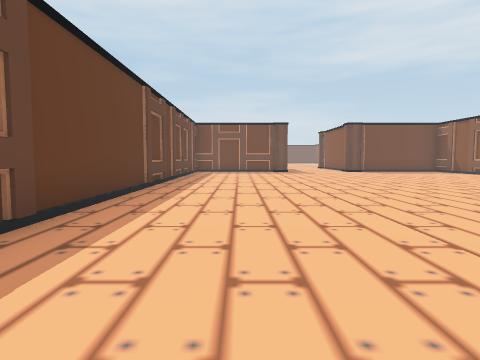
view 1 (above)

16 first-person views from a walk through a 3-D level made in the Unity game engine. The camera is 1.4 m above the floor, tilts 4° down and sees 75° across. The floor is counted in squares, 2 m on a side. Each view is taken from the middle of a square. On the plan, view 1 faces up. The plan holds only what a view shows up to about 10 squares ahead; the rest is blank. The place goes on beyond the plan. The player is left out. Some animated figures are left out.

view 2
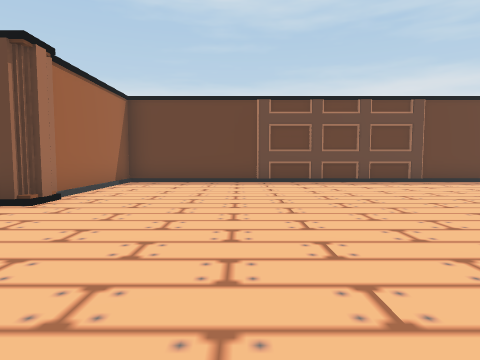

view 3
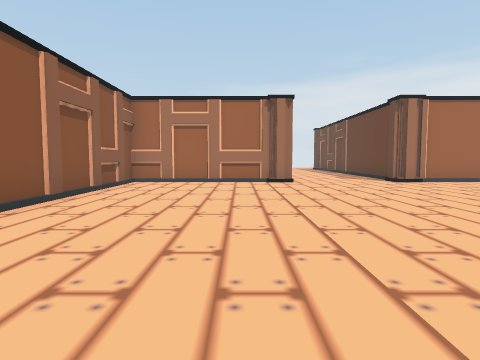

view 4
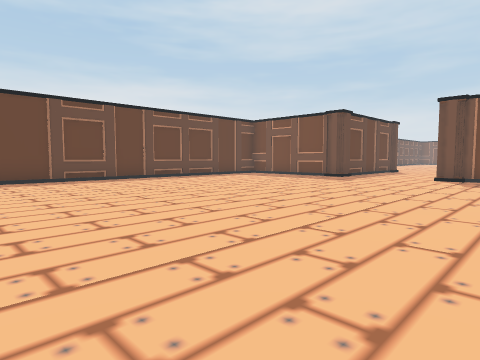

view 5
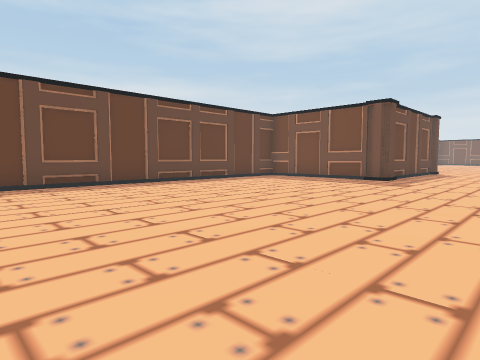

view 6
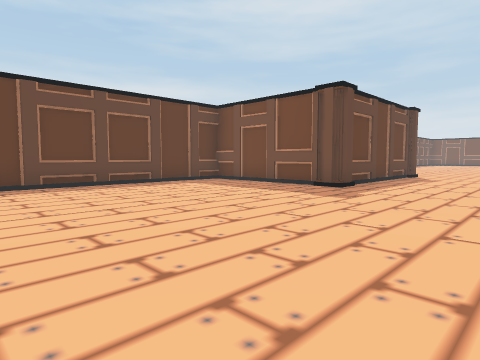

view 7
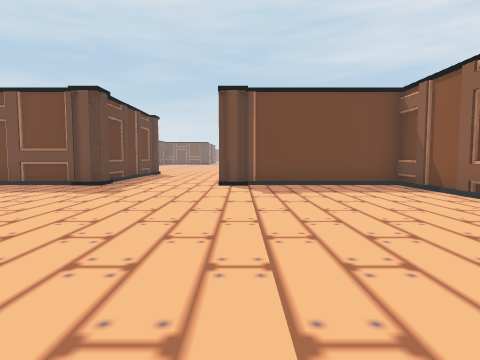

view 8
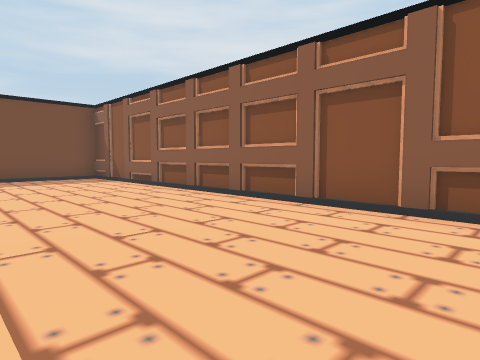

view 9
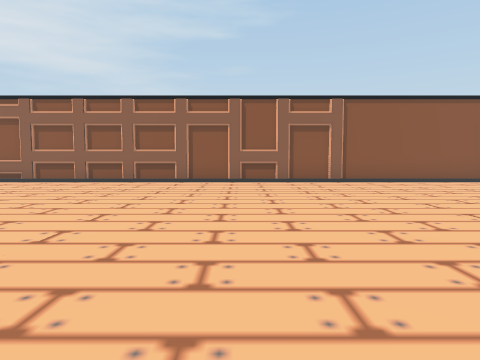

view 10
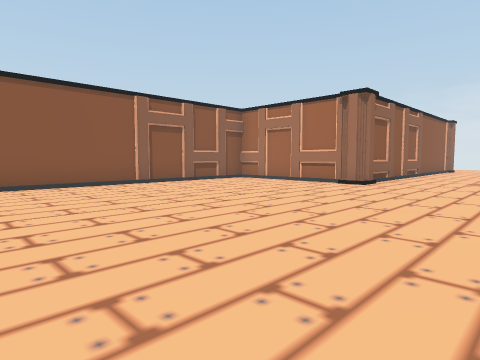

view 11
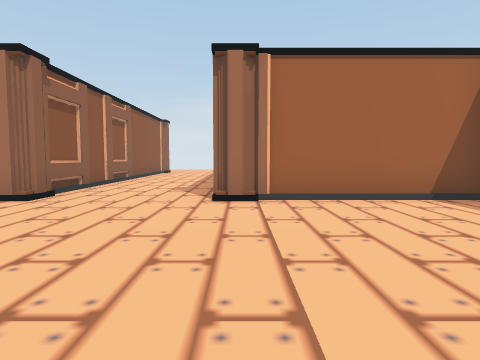

view 12
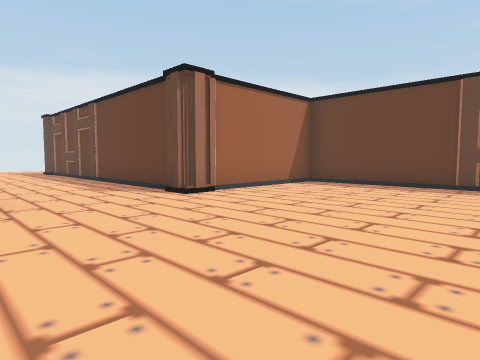

view 13
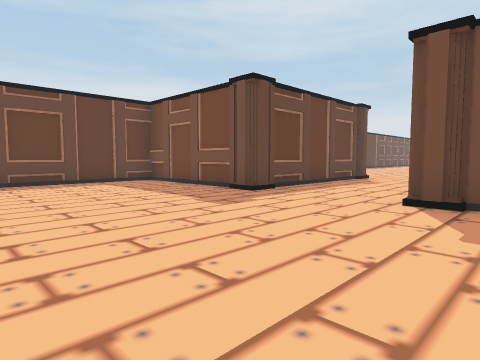

view 14
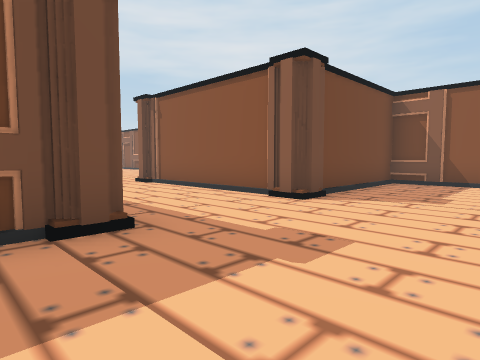

view 15
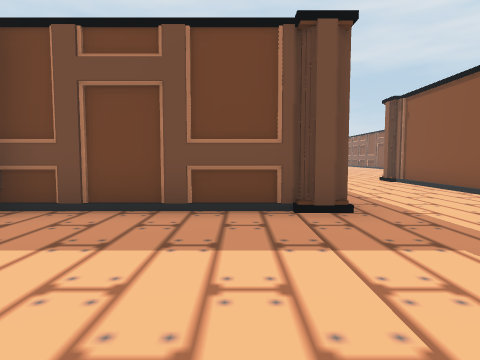

view 16
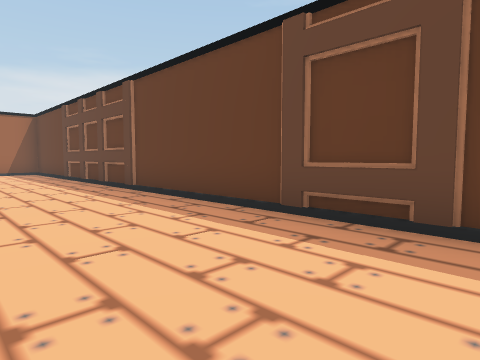

### Floor plan
Points are (right, up) in squares from view 1. A wall is a line through its corners. A room is listed if a view was taken in it or the views show most of it. See-through windows are left out.
Room 1 (views 1, 2, 3, 4, 5, 6, 7, 8, 9, 10, 11, 12, 13, 14, 15, 16)
walls: (5.9, -5.3) (10.2, -5.3) (10.2, 16.2) (5.9, 16.2); (2.2, -5.8) (2.2, -8.5); (2, 16.2) (-2.3, 16.2) (-2.3, -5.3) (2, -5.3); (5.7, 16.6) (5.7, 20.5); (5.7, -8.5) (5.7, -5.8); (2.2, 20.5) (2.2, 16.6)

Positions as (right, up) in squares from view 1, and headings:
1: (0, 0), facing up
2: (7, -2), facing left
3: (7, 4), facing down
4: (8, 5), facing up-left
5: (6, 6), facing up-left
6: (6, 9), facing up-left
7: (6, 8), facing up
8: (6, 5), facing up-right
9: (1, 6), facing right
10: (2, 3), facing down-right
11: (2, 0), facing down
12: (6, 0), facing down-left
13: (7, 11), facing up-left
14: (1, 13), facing up-right
15: (1, 12), facing up
16: (1, 10), facing down-left
